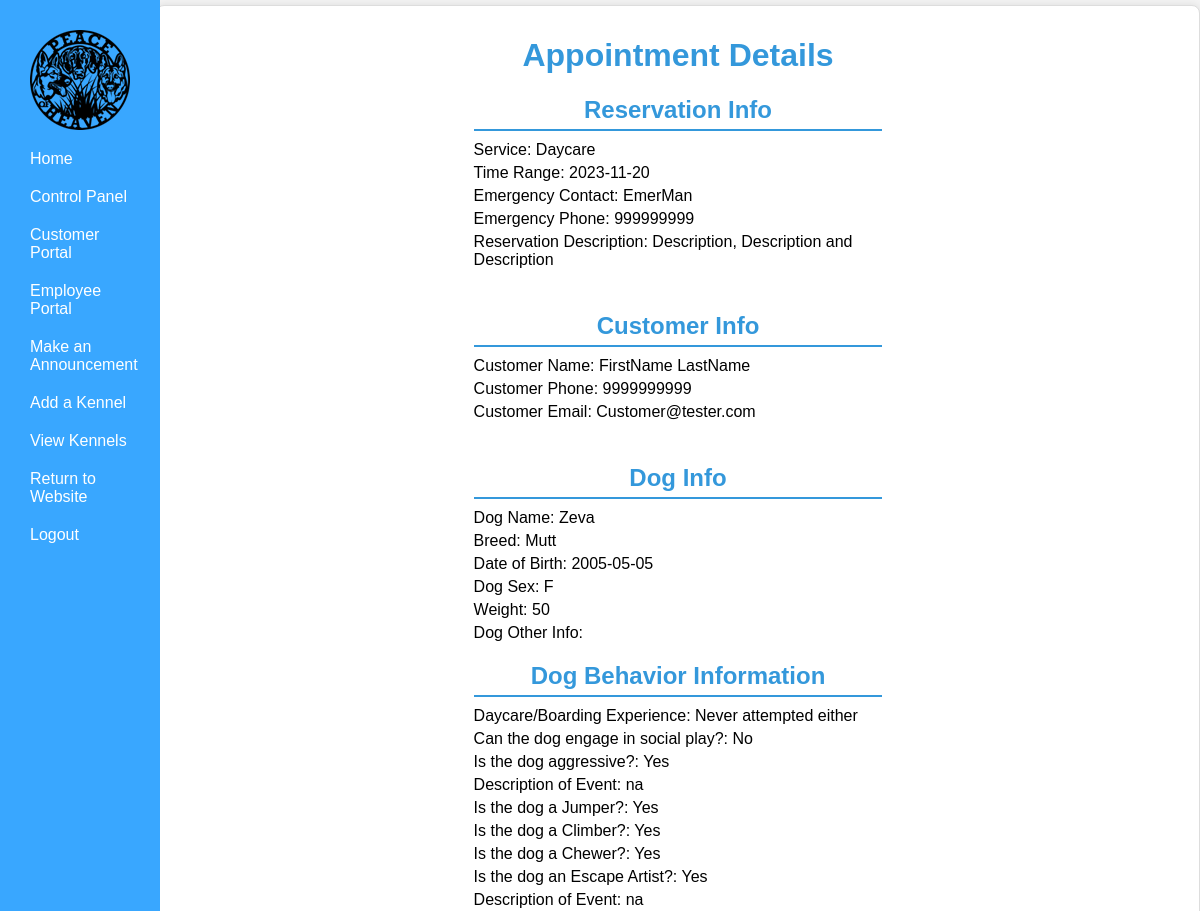
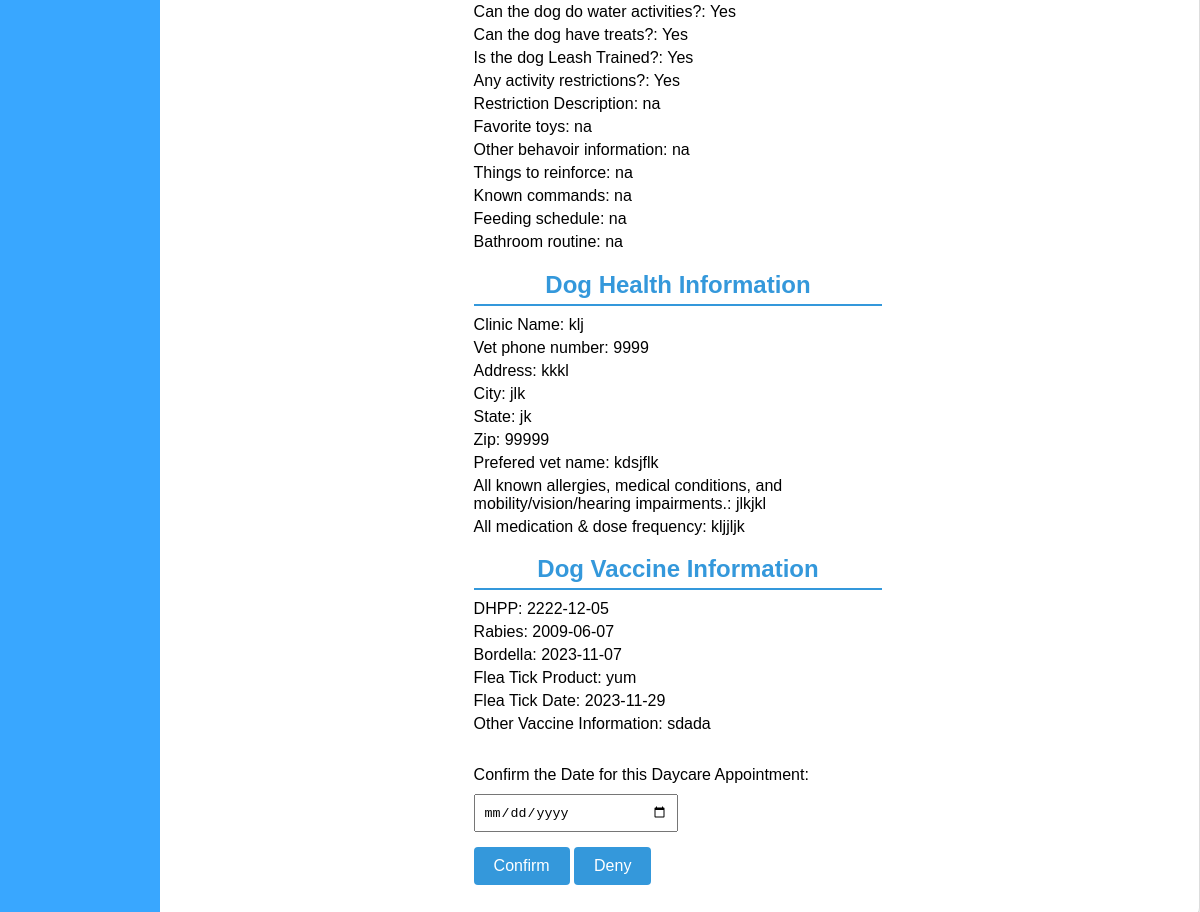
/php/AdminPortal/AppointmentApproval.php?custid=14&dogid=2&reservationid=10&service=Daycare (signed in), run on the app's committed database (2 pictures, top to bottom).
### tables this page shows
CREATE TABLE `reservation` (
  `Res_ID` int(11) NOT NULL,
  `ResStartTime` date NOT NULL,
  `ResEndTime` date NOT NULL,
  `EmerContact` varchar(255) NOT NULL,
  `EmerPhone` varchar(12) NOT NULL,
  `isCheckedIn` tinyint(1) NOT NULL,
  `ServiceType` text NOT NULL,
  `isApproved` tinyint(1) NOT NULL,
  `ResDesc` varchar(500) NOT NULL,
  `isFinished` tinyint(1) NOT NULL,
  `CustID` int(11) NOT NULL,
  `DogID` int(11) NOT NULL,
  `KennelID` int(11) NOT NULL
);

CREATE TABLE `customer` (
  `CustID` bigint(20) NOT NULL,
  `CustFirstName` varchar(100) NOT NULL,
  `CustLastName` varchar(100) NOT NULL,
  `CustPhone` varchar(20) NOT NULL,
  `CustAddress` varchar(100) NOT NULL,
  `CustCity` varchar(100) NOT NULL,
  `CustState` varchar(100) NOT NULL,
  `CustZip` varchar(100) NOT NULL,
  `AcctEmail` varchar(100) NOT NULL,
  `User_ID` bigint(20) NOT NULL
);

CREATE TABLE `dog` (
  `DogID` int(11) NOT NULL,
  `DogName` varchar(30) NOT NULL,
  `Breed` varchar(30) NOT NULL,
  `DogDOB` date NOT NULL,
  `Sex` char(1) NOT NULL,
  `isFixed` tinyint(1) NOT NULL,
  `Weight` int(3) NOT NULL,
  `Color` varchar(16) NOT NULL,
  `HasForms` tinyint(1) NOT NULL DEFAULT 0,
  `DogOtherInfo` varchar(500) NOT NULL,
  `CustID` int(11) NOT NULL
);

CREATE TABLE `dogbehavior` (
  `BehaviorID` int(11) NOT NULL,
  `Experience` int(5) NOT NULL,
  `IsSocial` tinyint(1) NOT NULL,
  `IsAggressive` tinyint(1) NOT NULL,
  `AggressiveDesc` varchar(500) DEFAULT NULL,
  `IsJumper` tinyint(1) NOT NULL,
  `IsClimber` tinyint(1) NOT NULL,
  `IsChewer` tinyint(1) NOT NULL,
  `IsEscapeArtist` tinyint(1) NOT NULL,
  `EscapeDesc` varchar(500) DEFAULT NULL,
  `CanWater` tinyint(1) NOT NULL,
  `CanTreat` tinyint(1) NOT NULL,
  `IsRestriction` tinyint(1) NOT NULL,
  `RestrictionDesc` varchar(500) DEFAULT NULL,
  `Toys` varchar(500) NOT NULL,
  `OtherBehaviorInfo` varchar(500) NOT NULL,
  `Reinforce` varchar(500) NOT NULL,
  `Commands` varchar(500) NOT NULL,
  `IsLeashTrained` tinyint(1) NOT NULL,
  `FoodPref` varchar(500) NOT NULL,
  `BathroomRoutine` varchar(500) NOT NULL,
  `DogID` int(11) NOT NULL
);

CREATE TABLE `doghealth` (
  `HealthID` int(11) NOT NULL,
  `ClinicName` varchar(255) NOT NULL,
  `VetAddress` varchar(40) NOT NULL,
  `VetCity` varchar(30) NOT NULL,
  `VetState` varchar(2) NOT NULL,
  `VetZip` int(5) NOT NULL,
  `VetPhone` varchar(10) NOT NULL,
  `VetName` varchar(30) NOT NULL,
  `MedicalCond` varchar(255) NOT NULL,
  `Medication` varchar(255) NOT NULL,
  `DogID` int(11) NOT NULL
);

CREATE TABLE `dogvaccine` (
  `VacID` int(11) NOT NULL,
  `DHPP_Date` date NOT NULL,
  `RabiesDate` date NOT NULL,
  `BordellaDate` date NOT NULL,
  `FleaTickProduct` varchar(100) NOT NULL,
  `FleaTickDate` date NOT NULL,
  `OtherVacInfo` varchar(500) DEFAULT NULL,
  `DogID` int(11) NOT NULL
);

### php/AdminPortal/AppointmentApproval.php (the view, shortened to what the rows shown need)
<?php
    $user = new User();
    if($user->isLoggedIn()) {
    $customer = new Customer();
    $dog = new Dog();
    if($user->data()->group == 3) {
        include("../AdminPortal/AdminNavBar.php");
    }
    $customer->findCustInfoWithCustID($_SESSION['custid']);
    $dog->findDogInfoWithDogID($_SESSION['dogid']);
    $custName = $customer->data()->CustFirstName . ' ' . $customer->data()->CustLastName;
    $custPhone = $customer->data()->CustPhone;
    $custEmail = $customer->data()->AcctEmail;
    $dogName = $dog->data()->DogName;
    $dogBreed = $dog->data()->Breed;
    $dogDOB = $dog->data()->DogDOB;
    $dogSex = $dog->data()->Sex;
    $dogWeight = $dog->data()->Weight;
    $dogOtherInfo = $dog->data()->DogOtherInfo;
    if($_SESSION['service'] == 'Daycare'){
            $reservation = new Reservation('Daycare',  array());
            $reservation->getReservationById($_SESSION['reservationid']);
            $timeRange = $reservation->getReservationData()->ResStartTime;
            $emerContact = $reservation->getReservationData()->EmerContact;
            $emerPhone = $reservation->getReservationData()->EmerPhone;
            $resDesc = $reservation->getReservationData()->ResDesc;
    }
?>
<!DOCTYPE html>
<html>
<head>
    <link rel="stylesheet" href="/PeaceOfHeavenWebPage/css/AppointmentApproval.css">
</head>
<body>
    <div class=content>
        <h1> Appointment Details </h1>
    <form method="post" >
        <h2>Reservation Info</h2>
        <p>Service: <?php print($_SESSION['service']) ?></p>
        <p>Time Range: <?php print($timeRange) ?></p>
        <p>Emergency Contact: <?php print($emerContact) ?></p>
        <p>Emergency Phone: <?php print($emerPhone) ?></p>
        <p>Reservation Description: <?php print($resDesc) ?></p>
        <br>
        <h2>Customer Info</h2>
        <p>Customer Name: <?php print($custName)?></p>
        <p>Customer Phone: <?php print($custPhone)?></p>
        <p>Customer Email: <?php print($custEmail)?></p>
        <br>
        <h2>Dog Info</h2>
        <p>Dog Name: <?php print($dogName)?></p>
        <p>Breed: <?php print($dogBreed)?></p>
        <p>Date of Birth: <?php print($dogDOB)?></p>
        <p>Dog Sex: <?php print($dogSex)?></p>
        <p>Weight: <?php print($dogWeight)?></p>
        <p>Dog Other Info: <?php print($dogOtherInfo)?></p>
        <?php
            if($_SESSION['service'] != 'Grooming')
            {
                $dog -> findBehaviorRecord($_SESSION['dogid']);
                $behavior = $dog ->data();
                echo '<h2>Dog Behavior Information</h2>';
                $exp = $behavior -> Experience;
                switch ($exp) {
                    case 0:
                        echo '<p>Daycare/Boarding Experience: Never attempted either</p>';
                        break;
                }
                if($behavior -> IsSocial == 1){
                        echo '<p>Can the dog engage in social play?: Yes';
                }
                else{
                        echo '<p>Can the dog engage in social play?: No';
                }
                if($behavior -> IsAggressive == 1){
                    echo '<p>Is the dog aggressive?: Yes';
                }
                else{
                    echo '<p>Is the dog aggressive: No';
                }
                if(!empty($behavior ->AggressiveDesc))
                {
                    echo '<p>Description of Event: '  .  $behavior-> AggressiveDesc . '</p>';
                }
                if($behavior -> IsJumper == 1){
                    echo '<p>Is the dog a Jumper?: Yes';
                }
                else{
                    echo '<p>Is the dog a Jumper?: No';
                }
                if($behavior -> IsClimber == 1){
                    echo '<p>Is the dog a Climber?: Yes';
                }
                else{
                    echo '<p>Is the dog a Climber?: No';
                }
                if($behavior -> IsChewer == 1){
                    echo '<p>Is the dog a Chewer?: Yes';
                }
                else{
                    echo '<p>Is the dog a Chewer?: No';
                }
                if($behavior -> IsEscapeArtist == 1){
                    echo '<p>Is the dog an Escape Artist?: Yes';
                }
                else{
                    echo '<p>Is the dog an Escape Artist?: No';
                }
                if(!empty($behavior ->EscapeDesc))
                {
                    echo '<p>Description of Event: '  .  $behavior-> EscapeDesc . '</p>';
                }
                if($behavior -> CanWater == 1){
                    echo '<p>Can the dog do water activities?: Yes';
                }
                else{
                    echo '<p>Can the dog do water activities?: No';
                }
                if($behavior -> CanTreat == 1){
                    echo '<p>Can the dog have treats?: Yes';
                }
                else{
                    echo '<p>Can the dog have treats?: No';
                }
                if($behavior -> IsLeashTrained == 1){
                    echo '<p>Is the dog Leash Trained?: Yes';
                }
                else{
                    echo '<p>Is the dog Leash Trained?: No';
                }
                if($behavior -> IsRestriction == 1){
                    echo '<p>Any activity restrictions?: Yes';
                }
                else{
                    echo '<p>Any activity restrictions?: No';
                }
                if(!empty($behavior ->RestrictionDesc))
                {
                    echo '<p>Restriction Description: '  .  $behavior-> RestrictionDesc . '</p>';
                }
                echo '<p>Favorite toys: '  .  $behavior-> Toys . '</p>';
                echo '<p>Other behavoir information: '  .  $behavior-> OtherBehaviorInfo . '</p>';
                echo '<p>Things to reinforce: '  .  $behavior-> Reinforce . '</p>';
                echo '<p>Known commands: '  .  $behavior-> Commands . '</p>';
                echo '<p>Feeding schedule: '  .  $behavior-> FoodPref . '</p>';
                echo '<p>Bathroom routine: '  .  $behavior-> BathroomRoutine . '</p>';
                $dog -> findHealthRecord($_SESSION['dogid']);
                $health = $dog ->data();
                echo '<h2>Dog Health Information</h2>';
                echo '<p>Clinic Name: ' . $health-> ClinicName . '</p>';
                echo '<p>Vet phone number: ' . $health-> VetPhone . '</p>';
                echo '<p>Address: ' . $health-> VetAddress . '</p>';
                echo '<p>City: ' . $health-> VetCity . '</p>';
                echo '<p>State: ' . $health-> VetState . '</p>';
                echo '<p>Zip: ' . $health-> VetZip . '</p>';
                echo '<p>Prefered vet name: ' . $health-> VetName . '</p>';
                echo '<p>All known allergies, medical conditions, and mobility/vision/hearing impairments.: ' . $health-> MedicalCond . '</p>';
                echo '<p>All medication & dose frequency: ' . $health-> Medication . '</p>';
                $dog -> findVaccineRecord($_SESSION['dogid']);
                $Vaccine = $dog ->data();
                echo '<h2>Dog Vaccine Information</h2>';
                echo '<p>DHPP: ' . $Vaccine-> DHPP_Date . '</p>';
                echo '<p>Rabies: ' . $Vaccine-> RabiesDate . '</p>';
                echo '<p>Bordella: ' . $Vaccine-> BordellaDate . '</p>';
                echo '<p>Flea Tick Product: ' . $Vaccine-> FleaTickProduct . '</p>';
                echo '<p>Flea Tick Date: ' . $Vaccine-> FleaTickDate . '</p>';
                echo '<p>Other Vaccine Information: ' . $Vaccine-> OtherVacInfo . '</p>';
                echo '<br>';
            if($_SESSION['service'] == 'Daycare'){
                echo '<label for="ResStartTime">Confirm the Date for this Daycare Appointment:</label>';
                echo'<input type="date" id="ResStartTime" name="ResStartTime" required><br>';
            }
        }
        ?>
        <input type="submit" name="Confirm" value="Confirm">
        <input type="submit" name="Deny"value="Deny">
    </form>
    </div>
</body>
</html>
<?php
        }else(Redirect::to('../UserHandling/login.php'));
?>

### data on the page
reservation: ResStartTime "2023-11-20", EmerContact "EmerMan", EmerPhone "999999999", ResDesc "Description, Description and Description"
customer: custName "FirstName LastName", CustPhone "9999999999", AcctEmail "Customer@tester.com"
dog: DogName "Zeva", Breed "Mutt", DogDOB "2005-05-05", Sex "F", Weight "50"
dogbehavior: AggressiveDesc "na", EscapeDesc "na", RestrictionDesc "na", Toys "na", OtherBehaviorInfo "na", Reinforce "na", Commands "na", FoodPref "na", BathroomRoutine "na"
doghealth: ClinicName "klj", VetPhone "9999", VetAddress "kkkl", VetCity "jlk", VetState "jk", VetZip "99999", VetName "kdsjflk", MedicalCond "jlkjkl", Medication "kljjljk"
dogvaccine: DHPP_Date "2222-12-05", RabiesDate "2009-06-07", BordellaDate "2023-11-07", FleaTickProduct "yum", FleaTickDate "2023-11-29", OtherVacInfo "sdada"

### other printed values
$_SESSION['service'] "Daycare"
